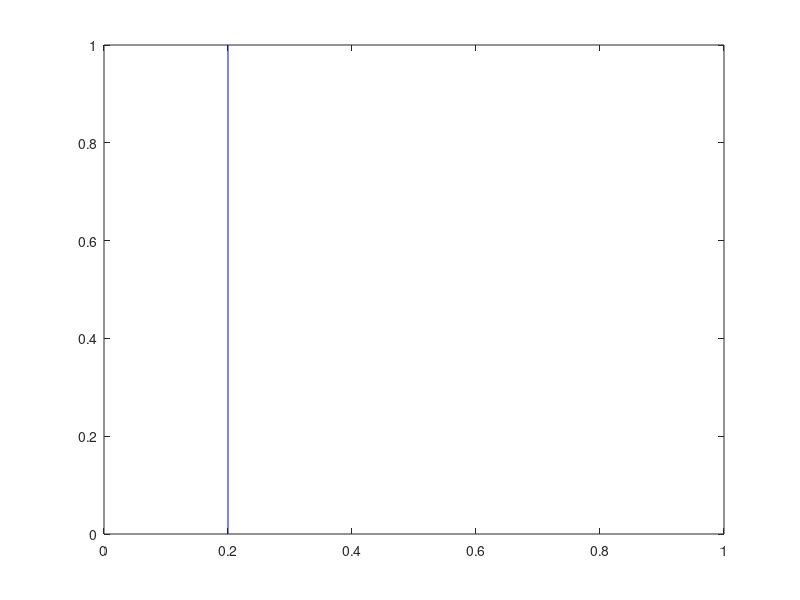

Write MATLAB code to recreate this figure. (Note: this script raises an error after producing the figure.)
% Quadratic pulse generator

close all
clear all
Fs=5e6;  % sample freq [Hz]
F=1; % pulse frequency [Hz]
R=0.2; % pulse ratio (0-1 range)
segundos=1; % signal duration [s]

path="/home/udg/Dropbox/UDG/shddata/";

IData = zeros(1,Fs*segundos);

IData(1,1:Fs/F*R) = 1; %First cycle

for i=1: segundos*F-1/Fs
  
    IData(1,i*Fs/F+1:i*Fs/F+R*Fs/F)=1;
end

data_len = size(IData);
data_len = data_len(2);

%QData = [zeros(1,Fs/F/4) IData]; % 90 degree delay, quadrature signal
%QData = QData(1,1:data_len);

QData = zeros(1,data_len);


t = 0:1/Fs:segundos-1/Fs;

plot(t,IData,'b',t,QData,'r')

f = fopen (path+"IPulse.dat", 'wb');
v = fwrite (f, IData,'float');
fclose (f);

f = fopen (path+"QPulse.dat", 'wb');
v = fwrite (f, QData,'float');
fclose (f);

